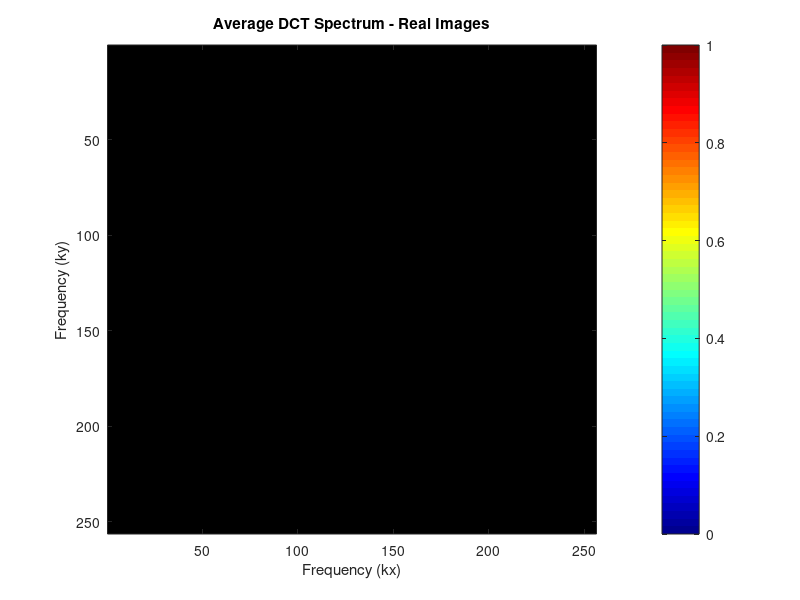
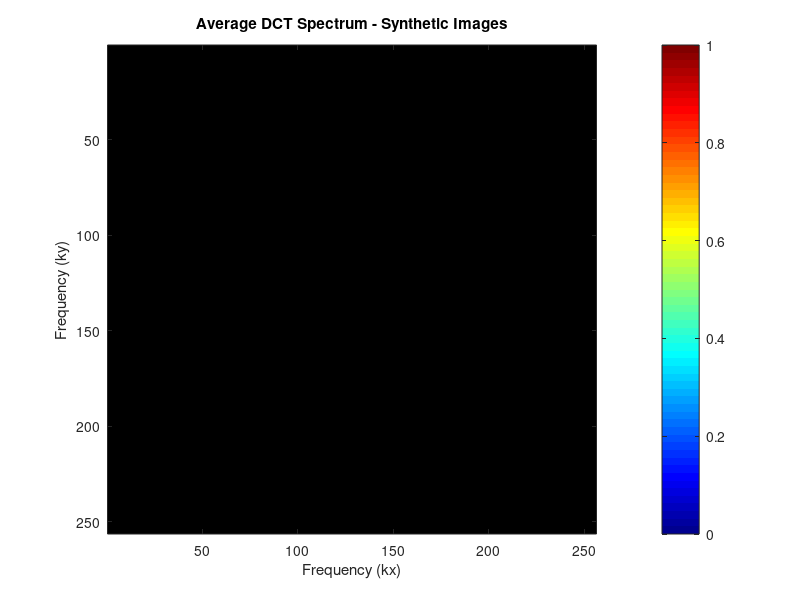
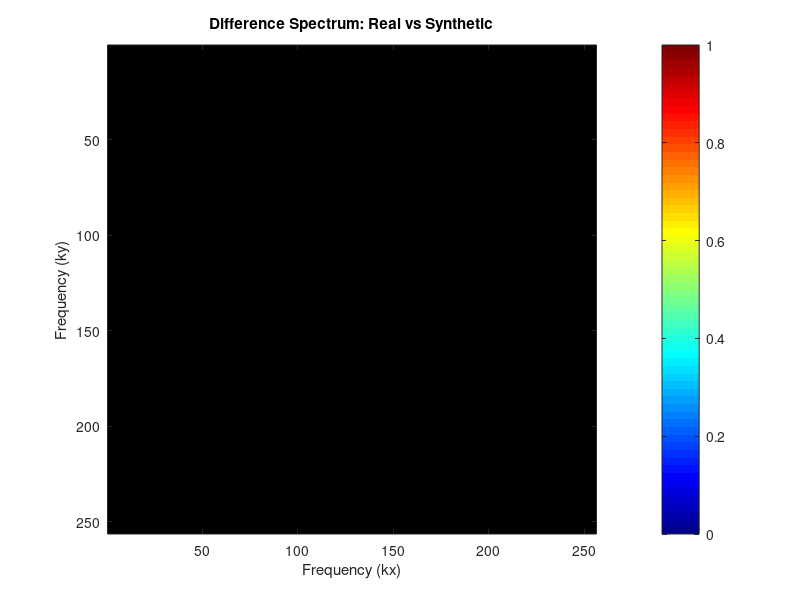

Reproduce these figures in MATLAB, in order. (Note: this script raises an error after producing the figures.)
% load dataset
real_folder1 = 'data_TorontoScenes/CP_images';
sun397_folders = {'SUN397_IMAGES/dataset/bedroom', 'SUN397_IMAGES/dataset/cockpit', 'SUN397_IMAGES/dataset/forest', 'SUN397_IMAGES/dataset/highway'};
synthetic_folder = 'stableDiffusion_dataset_rev2/IMAGES';

resize_dim = [256, 256];

% torontoscenes 
real_images1 = dir(fullfile(real_folder1, '*.jpg'));
num_real_images1 = length(real_images1);

% SUN397
sun397_images = [];
for k = 1:length(sun397_folders)
    sun_folder = sun397_folders{k};
    images = dir(fullfile(sun_folder, '*.jpg'));
    sun397_images = [sun397_images; images];
end
num_sun397_images = length(sun397_images);


num_real_images = num_real_images1 + num_sun397_images;
real_data = zeros([resize_dim, num_real_images]);


for i = 1:num_real_images1
    img = imread(fullfile(real_folder1, real_images1(i).name));
    img_gray = rgb2gray(im2double(img));
    img_resized = imresize(img_gray, resize_dim);
    real_data(:, :, i) = img_resized;
end


for i = 1:num_sun397_images
    img = imread(fullfile(sun397_folders{ceil(i/num_sun397_images)}, sun397_images(i).name));
    img_gray = rgb2gray(im2double(img));
    img_resized = imresize(img_gray, resize_dim);
    real_data(:, :, num_real_images1 + i) = img_resized;
end

% Load Synthetic Images
synthetic_images = dir(fullfile(synthetic_folder, '*.png'));
num_synthetic_images = length(synthetic_images);
synthetic_data = zeros([resize_dim, num_synthetic_images]);

for i = 1:num_synthetic_images
    img = imread(fullfile(synthetic_folder, synthetic_images(i).name));
    img_gray = rgb2gray(im2double(img));
    img_resized = imresize(img_gray, resize_dim);
    synthetic_data(:, :, i) = img_resized;
end

% compute DCT (dct2)
real_dct = zeros(size(real_data));
for i = 1:num_real_images
    real_dct(:, :, i) = dct2(real_data(:, :, i));
end

synthetic_dct = zeros(size(synthetic_data));
for i = 1:num_synthetic_images
    synthetic_dct(:, :, i) = dct2(synthetic_data(:, :, i));
end

real_avg_spectrum = mean(abs(real_dct), 3); % take avg to highlight patterns
synthetic_avg_spectrum = mean(abs(synthetic_dct), 3);

% plot 1: Average DCT Spectrum - Real Images
log_real_spectrum = log10(real_avg_spectrum + 1e-6); % enhance small variations
figure;
imagesc(log_real_spectrum);
colormap('jet');
colorbar;
axis image;
title('Average DCT Spectrum - Real Images');
xlabel('Frequency (kx)');
ylabel('Frequency (ky)');

% plot 2: Average DCT Spectrum - Synthetic Images
log_synthetic_spectrum = log10(synthetic_avg_spectrum + 1e-6);
figure;
imagesc(log_synthetic_spectrum);
colormap('jet');
colorbar;
axis image;
title('Average DCT Spectrum - Synthetic Images');
xlabel('Frequency (kx)');
ylabel('Frequency (ky)');

% plot 3: Difference Spectrum - Real vs Synthetic
difference_spectrum = abs(real_avg_spectrum - synthetic_avg_spectrum);
log_difference_spectrum = log10(difference_spectrum + 1e-6);

figure;
imagesc(log_difference_spectrum);
colormap('jet');
colorbar;
axis image;
title('Difference Spectrum: Real vs Synthetic');
xlabel('Frequency (kx)');
ylabel('Frequency (ky)');

% Additional: Histogram of DCT Coefficients

% Flatten DCT coefficients for histograms
real_dct_flat = reshape(abs(real_dct), [], 1);
synthetic_dct_flat = reshape(abs(synthetic_dct), [], 1);

% Remove extremely high values for better visualization (optional, e.g., clip at 99.9 percentile)
real_dct_flat = real_dct_flat(real_dct_flat <= prctile(real_dct_flat, 99.9));
synthetic_dct_flat = synthetic_dct_flat(synthetic_dct_flat <= prctile(synthetic_dct_flat, 99.9));

% plot 4: Histogram of Real Images DCT Coefficients
figure;
histogram(real_dct_flat, 100, 'Normalization', 'probability');
title('Histogram of DCT Coefficients - Real Images');
xlabel('DCT Coefficient Magnitude');
ylabel('Probability');

% plot 5: Histogram of Synthetic Images DCT Coefficients
figure;
histogram(synthetic_dct_flat, 100, 'Normalization', 'probability');
title('Histogram of DCT Coefficients - Synthetic Images');
xlabel('DCT Coefficient Magnitude');
ylabel('Probability');

% Frequency Band Analysis

% Define low, mid, and high-frequency ranges
low_freq = 1:85; % Low-frequency range (example: first 1/3 of frequencies)
mid_freq = 86:170; % Mid-frequency range (example: second 1/3 of frequencies)
high_freq = 171:256; % High-frequency range (example: last 1/3 of frequencies)

% Extract average coefficients for each range
real_low_freq = mean(real_avg_spectrum(low_freq, low_freq), 'all');
real_mid_freq = mean(real_avg_spectrum(mid_freq, mid_freq), 'all');
real_high_freq = mean(real_avg_spectrum(high_freq, high_freq), 'all');

synthetic_low_freq = mean(synthetic_avg_spectrum(low_freq, low_freq), 'all');
synthetic_mid_freq = mean(synthetic_avg_spectrum(mid_freq, mid_freq), 'all');
synthetic_high_freq = mean(synthetic_avg_spectrum(high_freq, high_freq), 'all');

% Plot bar graph to compare frequency bands
figure;
bar([real_low_freq, synthetic_low_freq; real_mid_freq, synthetic_mid_freq; real_high_freq, synthetic_high_freq]);
xticks(1:3);
xticklabels({'Low Frequency', 'Mid Frequency', 'High Frequency'});
legend('Real Images', 'Synthetic Images');
title('Comparison of DCT Coefficients by Frequency Bands');
xlabel('Frequency Band');
ylabel('Average DCT Coefficient Magnitude');
